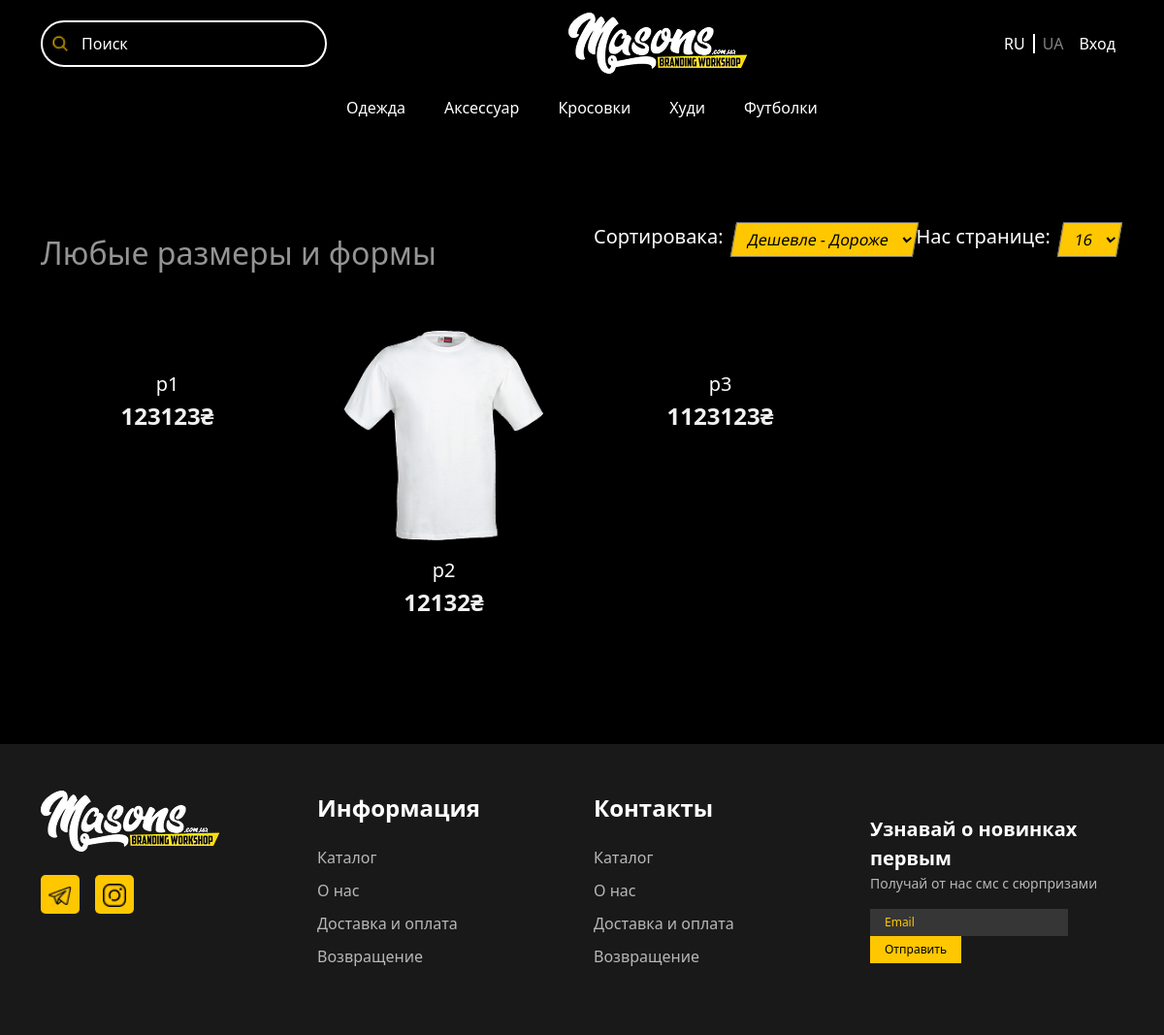
/search/, run on an earlier commit of the app's database.
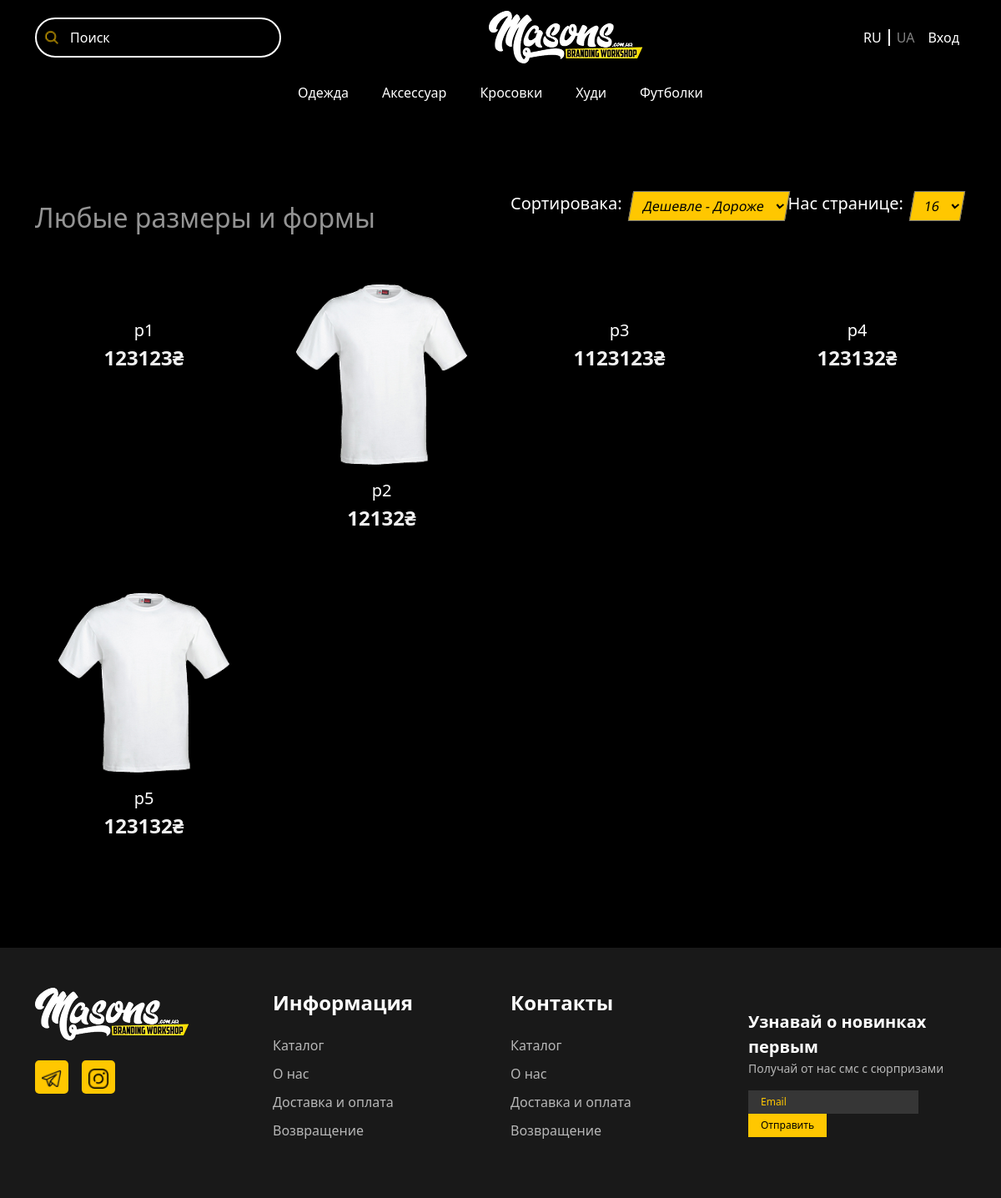
And on a later commit of the database.
### products/models.py (models this page shows, shortened)
class TagsModel(models.Model):
    tag_name = models.CharField(max_length=50)

class ProdutsModel(models.Model):
    name = models.CharField(max_length=100)
    img = models.ImageField(upload_to='products/')
    description = models.TextField(max_length=500)
    price = models.PositiveIntegerField()
    tags = models.ManyToManyField(TagsModel)
    colors = models.ManyToManyField(ColorsModel)
    sizes = models.ManyToManyField(SizesModel)
    updated_at = models.DateTimeField(auto_now=True)
    created_at = models.DateTimeField(auto_now_add=True)

### main/views.py (the view, shortened to what this page needs)
# urls.py: path('search/', search_view, name='search'),
def search_view(request):
    q = request.GET.get('q')
    show = request.GET.get('show')
    sort = request.GET.get('sort', None)
    products = ProdutsModel.objects.all()
    if q:
        products = products.filter(name__contains=q)
    paginate_by = 16
    if show:
        paginate_by = int(show)
    paginator = Paginator(products, paginate_by)
    page_number = request.GET.get('page')
    page_obj = paginator.get_page(page_number)
    context = {
        'page_obj': page_obj
    }
    return render(request, 'category.html', context)

### main/templatetags/custom_tags.py (called while the page is built)
@register.simple_tag
def category_tags():
    return TagsModel.objects.all()

### templates/category.html (shortened to what this page needs)
{% extends 'base.html' %}
{% load static %}
{% block content %}
  {% include 'components/navbar.html' %}
  {% include 'components/category-nav.html' %}
  <div class="container content categories">
    <div class="row pt-5 mt-5">
      <div class="col-6">
        <p class="cat-subtitle">Любые размеры и формы</p>
      </div>
      <div class="col-6">
        <form method="get" class="filter-form row">
          <div class="col-7 d-flex">
            <label for="">Сортировака:</label>
            <select name="sort" id="" onchange="submit()">
              <option value="1" {% if request.GET.sort == '1' %}selected{% endif %}>Дешевле - Дороже</option>
            </select>
          </div>
          <div class="col-5 d-flex">
            <label for="">Нас странице:</label>
            <select name="show" onchange="submit()" id="">
              <option value="16" {% if request.GET.show == '16' %}selected{% endif %}>16</option>
            </select>
          </div>
        </form>
      </div>
    </div>
    <div class="row pb-5 mb-5">
      {% for product in page_obj  %}
      <div class="col-3 p-3 product">
        <a href="{% url 'main:detail' id=product.id %}">
          <div class="p-4 pb-2">
            <img class="img-fluid w-100" src="{{product.img.url}}" alt="" />
          </div>
          <p class="product-name text-center mt-2 mb-0">{{product.name}}</p>
          <p class="product-price text-center">{{product.price}}₴</p>
        </a>
      </div>
      {%empty%}
      <p class="text-center text-white mt-5">Ничего не найдено</p>
      {% endfor %}
    </div>
</div>
{% endblock %}

### templates/components/category-nav.html
{% load custom_tags %}
{% category_tags as tags %}
<div>
    <ul class="cat-nav list-unstyled d-flex justify-content-center mb-0">
        {% for tag in tags %}
        <li class="{% if category.id == tag.id %}active{%endif%}"><a class="p-2 d-inline-block" href="{% url 'main:category' id=tag.id %}">{{tag.tag_name}}</a></li>
        {% endfor %}
    </ul>
</div>

What changed in the data, as far as the page shows it:
added ProdutsModel: name "p4", price "123132"
added ProdutsModel: img (picture), name "p5", price "123132"
